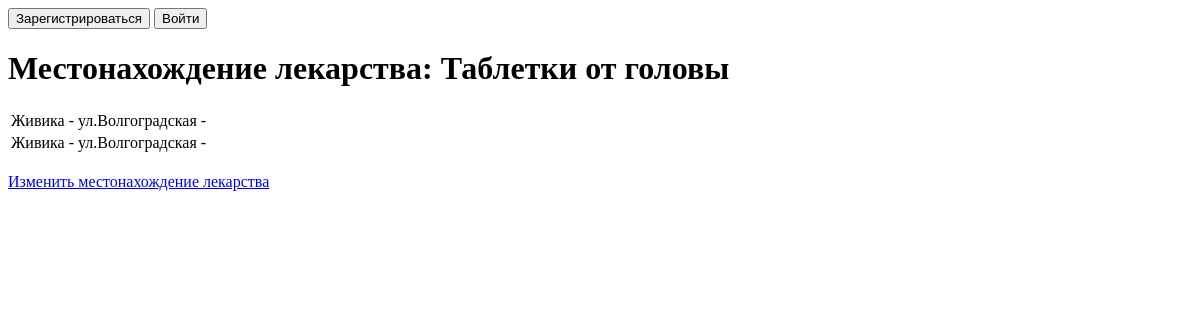
The page /cure/6 on the database as committed earlier.
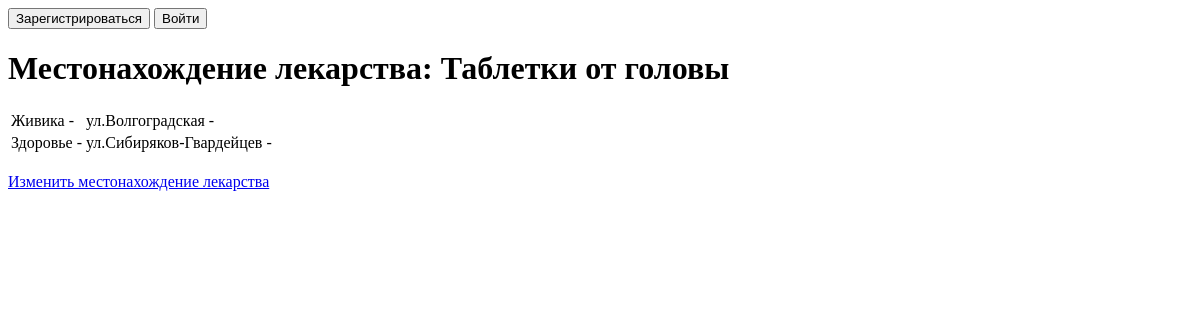
The same page on the database as committed later.
### mainapp/models.py (models this page shows, shortened)
class Place(models.Model):
    pharmacy = models.ForeignKey(Pharmacy, on_delete=models.CASCADE)
    cure = models.ForeignKey(Cure, on_delete=models.CASCADE)
    quantity = models.DecimalField(max_digits=6, decimal_places=3)

class Pharmacy(models.Model):
    name = models.CharField(max_length=50)
    street = models.ForeignKey(Street, on_delete=models.SET_NULL, null=True)
    cures = models.ManyToManyField(Cure,through='Place')

class Street(models.Model):
    name = models.CharField(max_length=50)
    city = models.ForeignKey(City, on_delete=models.SET_NULL, null=True)
    def __str__(self):
        return self.name

### mainapp/views.py (the view)
# urls.py: path("cure/<int:dk>",views.cure,name='cure'),
def cure(request,dk):
    try:
        cure = Cure.objects.get(id=dk)
    except Cure.DoesNotExist:
        raise Http404("Лекарство с кодом " + str(dk) + " не найдено!")
    template = loader.get_template('cure.html')
    context = {
        'cure' : cure,
        'title': cure.name
    }
    return HttpResponse(template.render(context, request))

### mainapp/templates/cure.html
{% extends 'base.html' %}
{% block page_title %}
    <h1> Местонахождение лекарства: {{cure.name}} </h1>
{% endblock %}
{% block page_content %}
    <table>
        {% for p in cure.place_set.all%}
            <tr>
                <td>{{p.pharmacy.name}} - </td>
                <td>ул.{{p.pharmacy.street}} - </td>
            </tr>
        {% endfor %}
    </table>
    <br>
    <a href="#"> Изменить местонахождение лекарства </a>
{% endblock %}

Rows that differ between the two databases and show on the page:
removed Place: pharmacy.name "Живика", pharmacy.street "Волгоградская"
added Place: pharmacy.name "Здоровье", pharmacy.street "Сибиряков-Гвардейцев"
